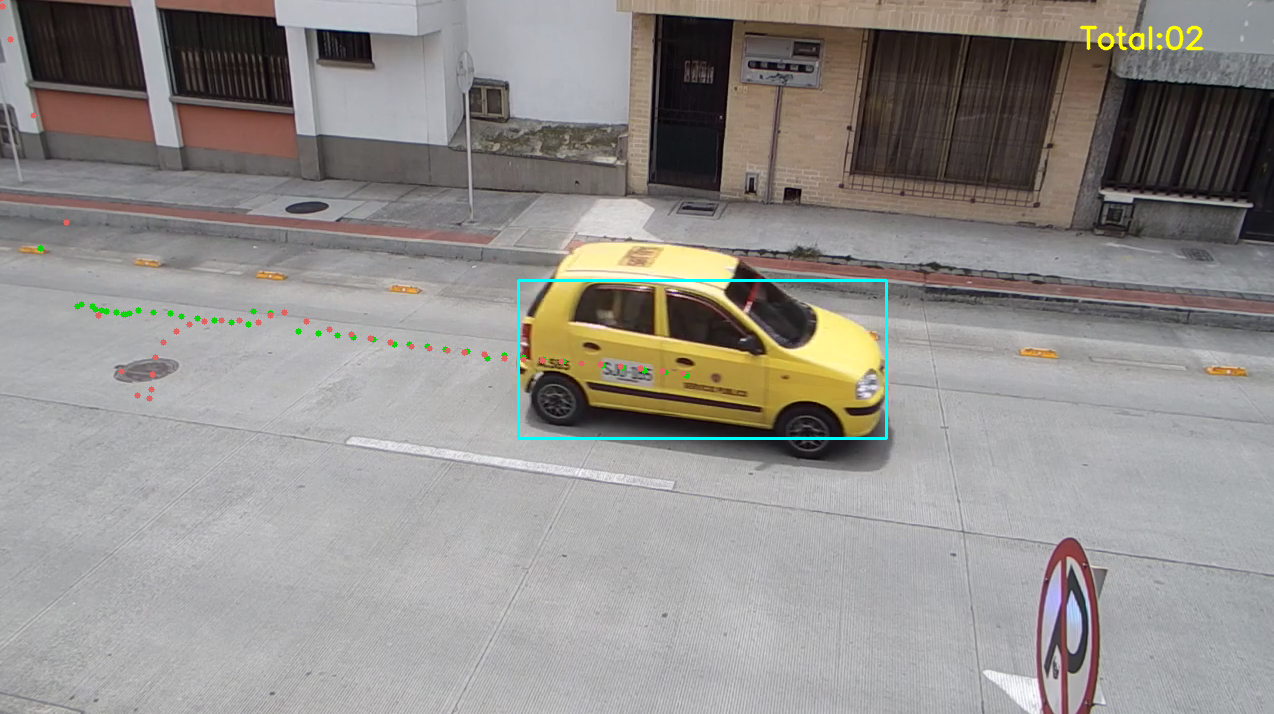
#> input picture tracking/img/counting.png, 1274 x 714 px, given in place of taxi.mp4, which was not available
$ python main.py   (older library calls are emulated)
#> lines starting #> are read from the running program, lines starting #| are printed output that depends on the picture; after the words box and inside, x2 and y2 are one past the last pixel; in counts of white or black regions, pixels touching at a corner belong together; pictures that were not available may be replaced by others from this repository, and a replacement may not be noted
### tracking/src/background.py
"""Implementation of the background subtraction tasks"""

import cv2
import numpy


class IBgSubtractor:
    """Defines the interface for all the Background Substractors
    used with this module."""
    def subtract(img):
        """Substracts the background from the image :img:"""
        AssertionError("Not implemented")


class BgSubtractorOCV(IBgSubtractor):
    """OpenCV background subtractor"""
    def __init__(self, treshold=25):
#> further down, frame is the input picture: shape (714, 1274, 3); mean B, G, R 139.6, 142.7, 146.3
        self.fgbg = cv2.createBackgroundSubtractorMOG2()
        self.fgbg.setVarThreshold(treshold)

    def subtract(self, img):
        return self.fgbg.apply(img)


class YellowSubtractor(IBgSubtractor):
    """Custom subtractor in charge of the identification of yellow objects
    in the scene."""
    def __init__(self):
        # define color space to filter the image
        self._lower = numpy.array([10, 90, 90])
        self._upper = numpy.array([90, 200, 200])

    def subtract(self, img):
        hsv = cv2.cvtColor(img, cv2.COLOR_BGR2HSV)
#> hsv: shape (714, 1274, 3); mean H, S, V 80.9, 25.5, 149.1
        mask = cv2.inRange(hsv, self._lower, self._upper)
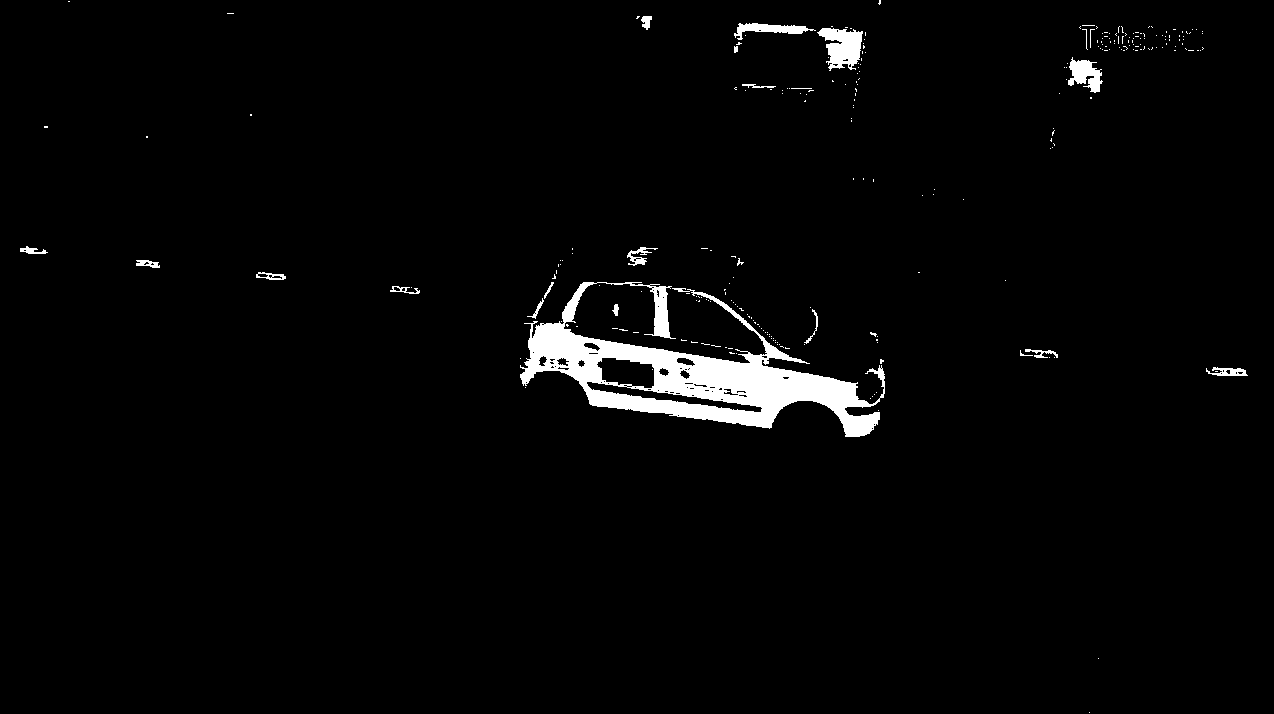
#> mask: shape (714, 1274); 2.5% white; 267 white regions (244 under 20 px), largest, box (x1, y1, x2, y2) and area: (520, 282, 885, 437) 17721, (817, 28, 863, 71) 1224, (1068, 57, 1103, 93) 706
        return cv2.bitwise_and(img, img, mask=mask)
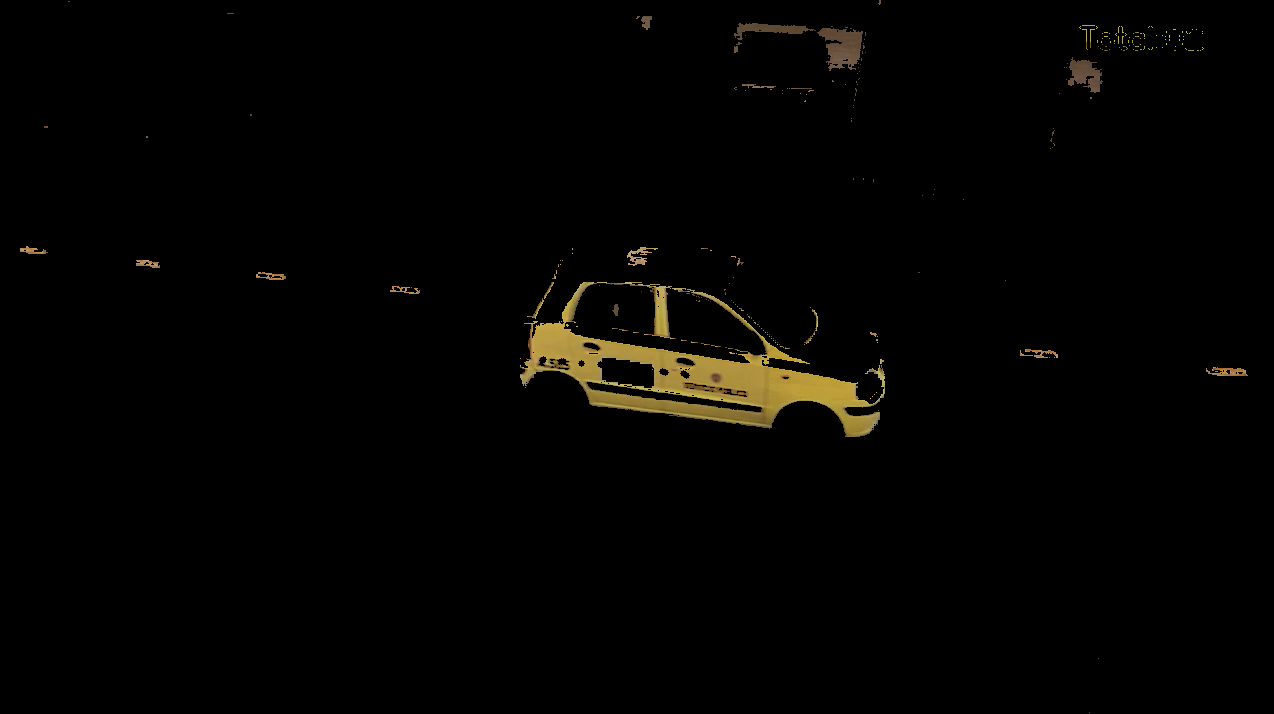
#> returned value: shape (714, 1274, 3); mean of channels 0, 1, 2 1.6, 3.3, 3.9; drawn as B, G, R

### tracking/src/segmentation.py
"""Implementation of the segmentation-related taks"""

import cv2
import numpy


class Segmentation:

    def __init__(self, ref_area=37945.0, ratio=0.9):
        # this magic number is based on the "normal" size of a taxi in the
        # scene. It is necessary because sometimes, very small contours are
        # detected (due to noise in the previous stages).
        self._ref_area = ref_area
        self._ratio = ratio

    def find_contour(self, img):
        """Find the largest contour in the image.
        Returns None if no contour is found.
        """
        im2, contours, hierarchy = cv2.findContours(
            img, cv2.RETR_LIST, cv2.CHAIN_APPROX_SIMPLE)
#> contours = [[[0, 0], [0, 713], [1273, 713], [1273, 0]]]
        if contours:
            best_area = 0
            cnt = contours[0]
#> cnt = [[0, 0], [0, 713], [1273, 713], [1273, 0]]
            for x in contours:
                area = cv2.contourArea(x)
                if area > best_area:
                    best_area = area
                    cnt = x
#> this loop made 1 pass
#> (area, best_area, cnt) on pass 1: (907649, 907649, [[0, 0], [0, 713], [1273, 713], [1273, 0]])
#> after the loop, best_area = 907649
            # Filter outliers.
            if numpy.abs(self._ref_area - best_area) < self._ref_area * self._ratio:
                return cnt

        return None

### tracking/src/utils.py
"""Set of utilities used across the application"""

import cv2


def plot_text(img, text, pos):
    """Plots some text inside the image with a fixed font, size and color."""
#> called with text = 'Total:00', pos = (1074, 50)
    font = cv2.FONT_HERSHEY_SIMPLEX
    cv2.putText(img, text, pos, font,
                1, (0, 255, 255), 2,
                cv2.LINE_AA)


def plot_points(img, points, col=(15, 213, 15)):
    """Draws a set of points in the image. Useful to draw the path of moving
    objects in the scene."""
#> called with col = (15, 213, 15)
    for p in points:
        cv2.circle(img, (p[0], p[1]), 3, col, -1)

### tracking/src/tracker.py
"""Tracker-related implementations"""

import numpy as np
import cv2


class Tracker:
    """Counts the number of taxis in the scene and keeps track of the path of
    the last detected taxi"""

    def __init__(self, max_diff=300):
        self.cars = 0
        # real path
        self.path = []
        # filtered path using kalman filter
        self.path_kalman = []
        # max distance in pixels to determine if a object is the known or is new.
        self._max_diff = max_diff
        self._start = [40, 250]
        self._last_point = np.array([6666, 6666])
        self._setup_filter(self._start)

    def _setup_filter(self, start):
        """Initialize all the variables needed by the Kalman filter."""
        self.filter = cv2.KalmanFilter(4, 2)

        self.filter.transitionMatrix = np.array([
            [1, 0, 1, 0],
            [0, 1, 0, 1],
            [0, 0, 1, 0],
            [0, 0, 0, 1]
        ], np.float32)

        self.filter.measurementMatrix = np.array([
            [1, 0, 0, 0],
            [0, 1, 0, 0],
        ], np.float32)

        self.filter.processNoiseCov = np.array([
            [1, 0, 0, 0],
            [0, 1, 0, 0],
            [0, 0, 1, 0],
            [0, 0, 0, 1]
        ], np.float32) * 0.03

        self.filter.correct(np.array([[start[0]], [start[1]]], np.float32))

    # [28 lines left out: function update, not called in this run]

### tracking/main.py
import cv2

from src.background import BgSubtractorOCV, YellowSubtractor
from src.segmentation import Segmentation
from src.tracker import Tracker
from src.utils import plot_text, plot_points

cap = cv2.VideoCapture('data/taxi.mp4')
bg_subtractor = BgSubtractorOCV()
yellow_subtractor = YellowSubtractor()
segmentation = Segmentation()
tracker = Tracker()
video_writer = cv2.VideoWriter(
    'out.avi',
    cv2.VideoWriter_fourcc(*'XVID'),
    20.0,
    (1280, 720)
)

while (1):
    ret, frame = cap.read()
    if frame is None:
        break

    yellow = yellow_subtractor.subtract(frame)
    background = bg_subtractor.subtract(yellow)
    contour = segmentation.find_contour(background)
    if contour is not None:
        x, y, w, h = cv2.boundingRect(contour)
        cv2.rectangle(frame, (x, y), (x + w, y + h), (255, 255, 0), 2)
        tracker.update(contour)

    plot_text(frame, 'Total:%02d' % tracker.cars, (frame.shape[1] - 200, 50))
    plot_points(frame, tracker.path)
    plot_points(frame, tracker.path_kalman, col=(100, 100, 222))

    cv2.imshow('video', frame)
    video_writer.write(frame)

    k = cv2.waitKey(1) & 0xff
#> (key Esc is pressed here)
    if k == 27:
        break

cap.release()
video_writer.release()
cv2.destroyAllWindows()

$ run again, on tracking/img/original.png
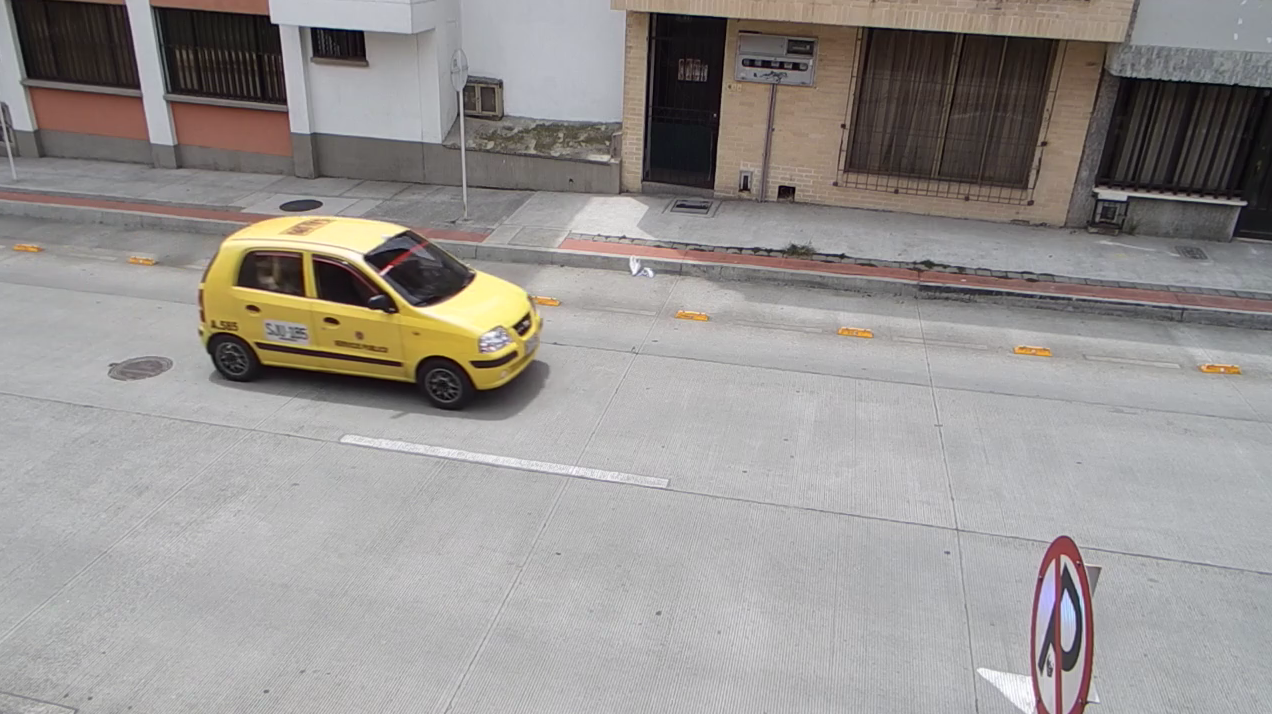
#> input picture tracking/img/original.png, 1272 x 714 px, given in place of taxi.mp4, which was not available
#> frame is the input picture: shape (714, 1272, 3); mean B, G, R 144.7, 147.1, 151.2
#> hsv: shape (714, 1272, 3); mean H, S, V 73.3, 22, 152.9
#> in subtract, `mask = cv2.inRange(hsv, self._lower, self._upper)`:
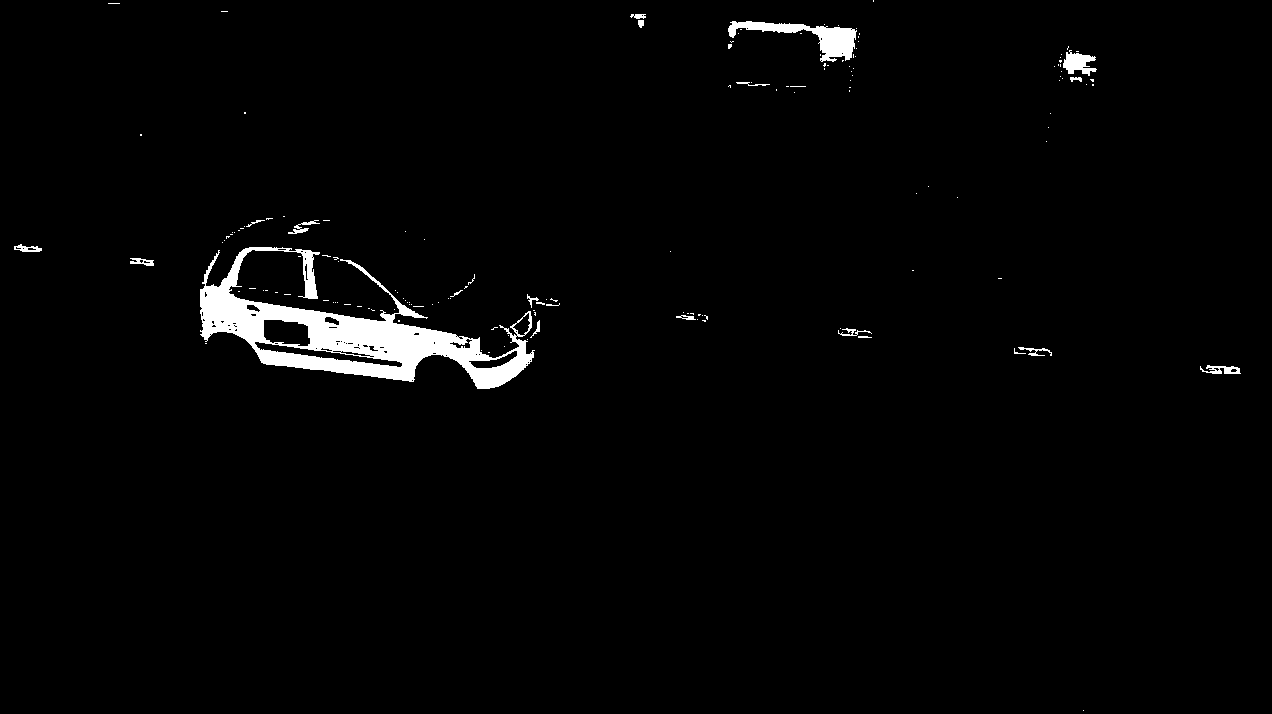
#> mask: shape (714, 1272); 2.1% white; 153 white regions (132 under 20 px), largest, box (x1, y1, x2, y2) and area: (200, 247, 535, 389) 14664, (728, 21, 857, 62) 1804, (1063, 50, 1097, 76) 499
#> in subtract, `return cv2.bitwise_and(img, img, mask=mask)`:
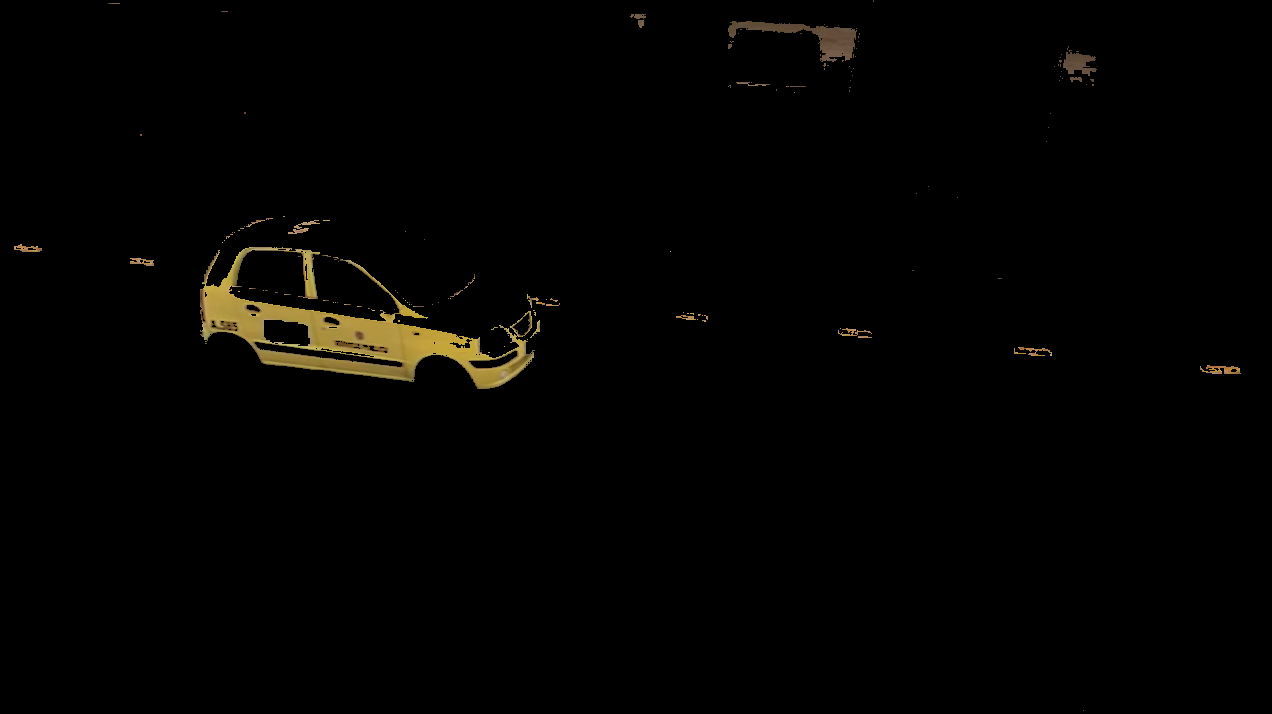
#> returned value: shape (714, 1272, 3); mean of channels 0, 1, 2 1.4, 2.7, 3.3; drawn as B, G, R
#> contours = [[[0, 0], [0, 713], [1271, 713], [1271, 0]]]
#> in find_contour, `cnt = contours[0]`: cnt = [[0, 0], [0, 713], [1271, 713], [1271, 0]]
#> the loop in find_contour, `for x in contours:` made 1 pass
#> (area, best_area, cnt) on pass 1: (906223, 906223, [[0, 0], [0, 713], [1271, 713], [1271, 0]])
#> after the loop in find_contour, `for x in contours:`: best_area = 906223
